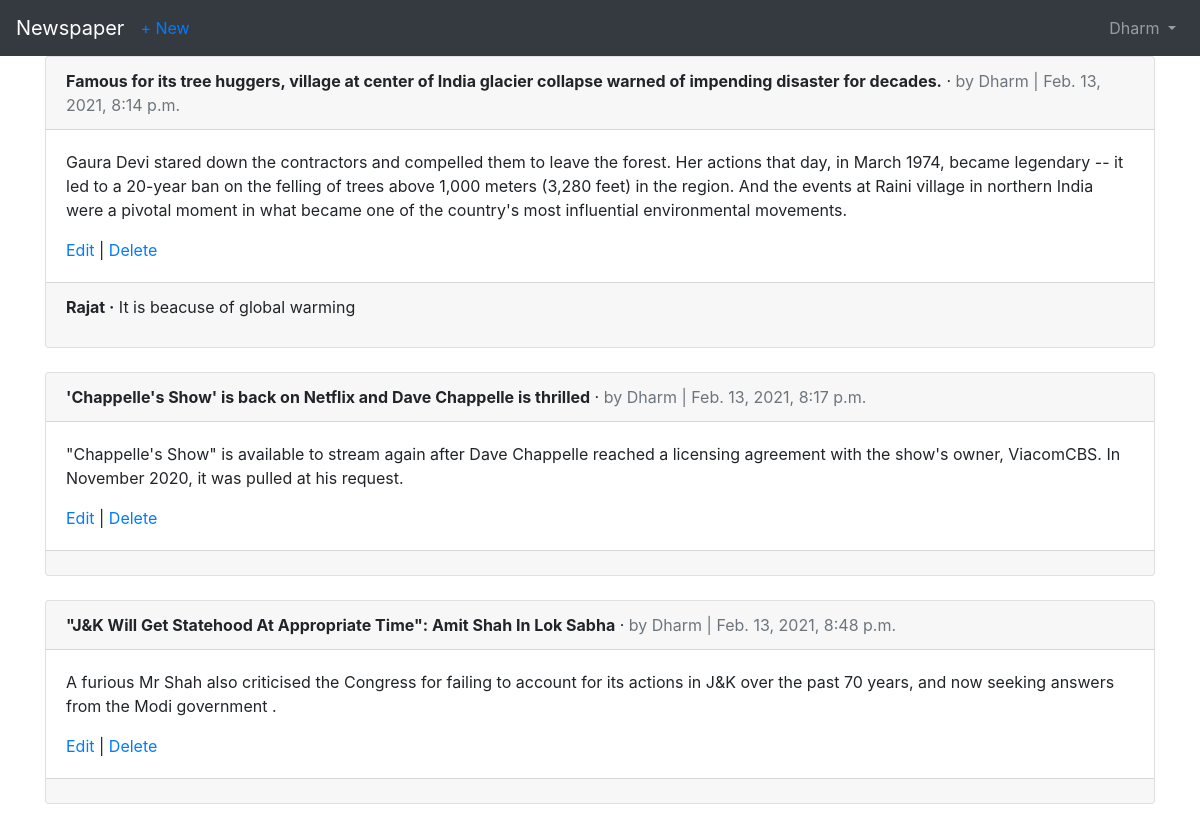
The page /articles/ (signed in) on the database its author committed.
### users/models.py (models this page shows)
class CustomUser(AbstractUser):
    age = models.PositiveIntegerField(null=True, blank=True)

### articles/models.py (models this page shows, shortened)
class Article(models.Model):
    title = models.CharField(max_length=255)
    body = models.TextField()
    date = models.DateTimeField(auto_now_add=True)
    author = models.ForeignKey(
        get_user_model(),
        on_delete=models.CASCADE,
    )

class Comment(models.Model):
    article = models.ForeignKey(Article, on_delete=models.CASCADE, related_name='comments',)
    comment = models.CharField(max_length=140)
    author = models.ForeignKey(
        get_user_model(),
        on_delete=models.CASCADE,
        )
    def __str__(self):
        return self.comment

### articles/views.py (the view)
# urls.py: path('', ArticleListView.as_view(), name='article_list'),
class ArticleListView(LoginRequiredMixin, ListView):
    model = Article
    template_name = 'article_list.html'
    login_url = 'login'

### templates/article_list.html (shortened to what this page needs)
{% extends 'base.html' %}
{% block content %}
{% for article in object_list %}
<div class="card">
    <div class="card-header">
    <span class="font-weight-bold">{{ article.title }}</span> &middot;
    <span class="text-muted">by {{ article.author }} |
    {{ article.date }}</span>
    </div>
<div class="card-body">
    <p>{{ article.body }}</p>
    <a href="{% url 'article_edit' article.pk %}">Edit</a> |
    <a href="{% url 'article_delete' article.pk %}">Delete</a>
</div>
<div class="card-footer">
{% for comment in article.comments.all %}
    <p>
        <span class="font-weight-bold">{{ comment.author }} &middot;</span>
        {{ comment }}
    </p>
{% endfor %}
</div>
</div>
<br />
{% endfor %}
{% endblock content %}

### templates/base.html (shortened to what this page needs)
<!DOCTYPE html>
<html>
<head>
  <link rel="stylesheet" href="https://stackpath.bootstrapcdn.com/bootstrap/4.5.0/css/bootstrap.min.css">
</head>
<body>
  <nav class="navbar navbar-expand-lg navbar-dark bg-dark">
    <a class="navbar-brand" href="{% url 'home' %}">Newspaper</a>
    {% if user.is_authenticated %}
      <ul class="navbar-nav mr-auto">
      <li class="nav-item"><a href="{% url 'article_new' %}">+ New</a></li>
      </ul>
    {% endif %}
    <div class="collapse navbar-collapse" id="navbarSupportedContent">
      {% if user.is_authenticated %}
        <ul class="navbar-nav ml-auto">
          <li class="nav-item">
            <a class="nav-link dropdown-toggle" href="#" id="navbarDropdown" role="button" data-toggle="dropdown" aria-haspopup="true" aria-expanded="false">
              {{ user.username }}
            </a>
          </li>
        </ul>
      {% endif %}
    </div>
  </nav>
  <main>
    <div class="container">
      {% block content %}
      {% endblock content %}
    </div>
  </main>
</body>
</html>

### rows shown on the page
CustomUser: username "Dharm"
Article: title "Famous for its tree huggers, village at center of India glacier collapse warned of impending disaster for decades.", author "Dharm", date "Feb. 13, 2021, 8:14 p.m.", body "Gaura Devi stared down the contractors and compelled them to leave the forest. Her actions that day, in March 1974, became legendary -- it led to a 20-year ban on the felling of trees above 1,000 meters (3,280 feet) in the region. And the events at Raini village in northern India were a pivotal moment in what became one of the country's most influential environmental movements."
Comment: author "Rajat", comment "It is beacuse of global warming"
Article: title "'Chappelle's Show' is back on Netflix and Dave Chappelle is thrilled", author "Dharm", date "Feb. 13, 2021, 8:17 p.m.", body "\"Chappelle's Show\" is available to stream again after Dave Chappelle reached a licensing agreement with the show's owner, ViacomCBS. In November 2020, it was pulled at his request."
Article: title "\"J&K Will Get Statehood At Appropriate Time\": Amit Shah In Lok Sabha", author "Dharm", date "Feb. 13, 2021, 8:48 p.m.", body "A furious Mr Shah also criticised the Congress for failing to account for its actions in J&K over the past 70 years, and now seeking answers from the Modi government ."
